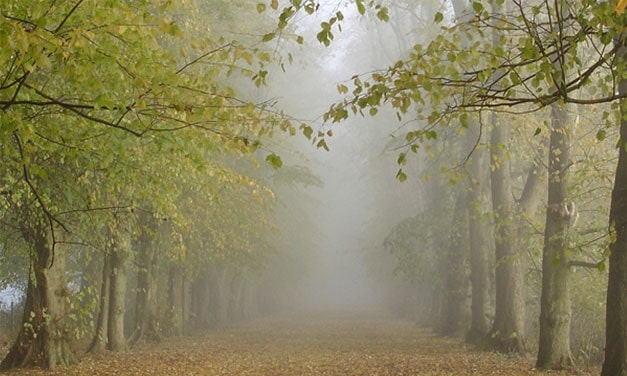
#> input picture MT1/q2_image.jpg, 627 x 376 px, found by its file name
$ jupyter execute MT1_Q2.ipynb   (shell and % lines are left out)   (older library calls are emulated)
#> lines starting #> are read from the running program, lines starting #| are printed output that depends on the picture
<a href="https://colab.research.google.com/github/Bbuyukyilmaz/ELE492---Image-Processing-Homeworks/blob/main/MT1/Q2/MT1_Q2.ipynb" target="_parent"></a>

[cell 1]
import cv2
import math
import numpy as np
import time
from matplotlib import pyplot as plt

def Dark_channel(img, r):
    win_size = 2 * r + 1
    B, G, R = cv2.split(img)
    temp = cv2.min(cv2.min(B, G), R)
    kernel = cv2.getStructuringElement(cv2.MORPH_RECT, (win_size, win_size))
    dark = cv2.erode(temp, kernel)
    return dark


def AL_estimation(img, dark_channel):
    h, w = img.shape[:2]
    img_size = h * w
    num_pixel = int(max(math.floor(img_size / 1000), 1))

    img_temp = img.reshape(img_size, 3)
    dark_temp = dark_channel.reshape(img_size, 1)

    index = dark_temp[:, 0].argsort()
    index_use = index[img_size - num_pixel:]

    AL_sum = np.zeros([1, 3])
    for i in range(num_pixel):
        AL_sum = AL_sum + img_temp[index_use[i]]

    AL = AL_sum / num_pixel
    thread = np.array([[0.95, 0.95, 0.95]])
    A = cv2.min(AL, thread)
    return A


def Trans_estimation(img, A, r, omega):

    img_temp = np.empty(img.shape, img.dtype)
    for i in range(3):
        img_temp[:, :, i] = img[:, :, i] / A[0, i]
    trans = 1 - omega * Dark_channel(img_temp, r)
    return trans


def Guided_filter(I, p, r, eps):

    mean_I = cv2.boxFilter(I, cv2.CV_64F, (r, r))
    mean_p = cv2.boxFilter(p, cv2.CV_64F, (r, r))
    corr_I = cv2.boxFilter(I * I, cv2.CV_64F, (r, r))
    corr_Ip = cv2.boxFilter(I * p, cv2.CV_64F, (r, r))

    var_I = corr_I - mean_I * mean_I
    cov_Ip = corr_Ip - mean_I * mean_p

    a = cov_Ip / (var_I + eps)
    b = mean_p - a * mean_I

    mean_a = cv2.boxFilter(a, cv2.CV_64F, (r, r))
    mean_b = cv2.boxFilter(b, cv2.CV_64F, (r, r))

    q = mean_a * I + mean_b  #

    return q


def dehaze(img, r, n, thre=0.001, eps=0.0001, omega=0.96):
    img_pro = np.float64(img) / 255
    J_dark = Dark_channel(img_pro, r)
    A = AL_estimation(img_pro, J_dark)
    t = Trans_estimation(img_pro, A, r, omega)

    img_gray = cv2.cvtColor(img, cv2.COLOR_BGR2GRAY)
    img_gray = np.float64(img_gray) / 255

    t_ref = Guided_filter(img_gray, t, r * n, eps)

    t_thre = cv2.max(t_ref, thre)
    result = np.empty(img_pro.shape, img_pro.dtype)
    for i in range(3):
        result[:, :, i] = (img_pro[:, :, i] - A[0, i]) / t_thre + A[0, i]

    return result

frame = cv2.imread("/content/ELE492---Image-Processing-Homeworks/MT1/q2_image.jpg")
#> frame is the input picture: shape (376, 627, 3); mean B, G, R 96.6, 131.9, 137.9

J = dehaze(frame, 5, 10)
#> in Dark_channel, `dark = cv2.erode(temp, kernel)`:
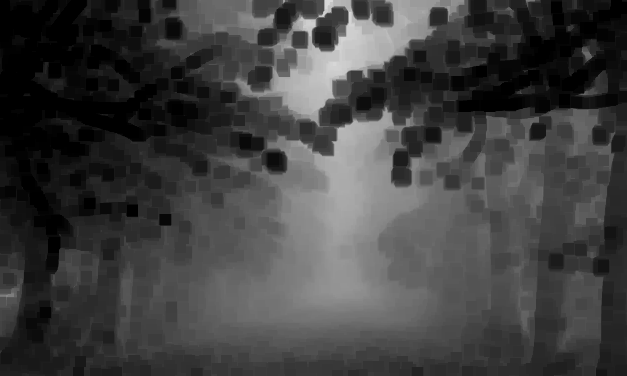
#> dark: shape (376, 627) float64; min 0, max 0.859, mean 0.252
#> in AL_estimation, `index_use = index[img_size - num_pixel:]`: index_use = 235 values, max 44229 at index 49, min 325 at index 226, mean 26569.2
#> the loop in AL_estimation, `for i in range(num_pixel):` made 235 passes
#> AL_sum on passes 1 to 3: [[0.906, 0.871, 0.859]], [[1.79, 1.72, 1.71]], [[2.66, 2.56, 2.55]]
#> after the loop in AL_estimation, `for i in range(num_pixel):`: AL_sum = [[217.8, 210.3, 207.6]]
#> in AL_estimation, `AL = AL_sum / num_pixel`: AL = [[0.927, 0.895, 0.884]]
#> in Guided_filter, `mean_p = cv2.boxFilter(p, cv2.CV_64F, (r, r))`:
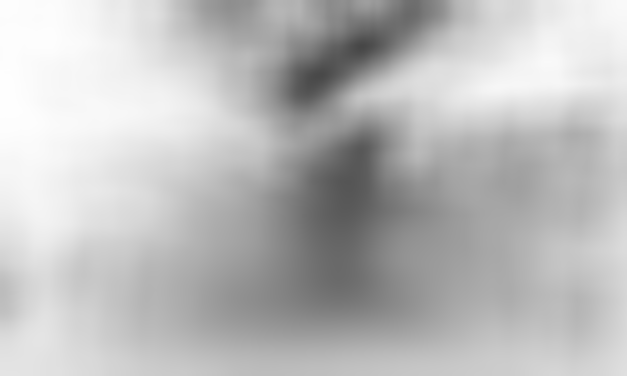
#> mean_p: shape (376, 627) float64; min 0.28, max 0.998, mean 0.739
#> in Guided_filter, `corr_I = cv2.boxFilter(I * I, cv2.CV_64F, (r, r))`:
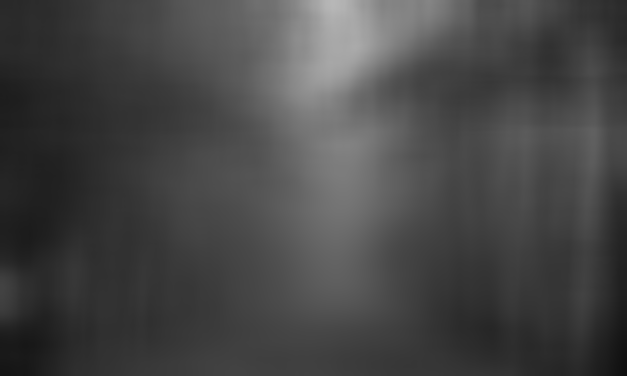
#> corr_I: shape (376, 627) float64; min 0.0593, max 0.721, mean 0.275
#> in Guided_filter, `var_I = corr_I - mean_I * mean_I`:
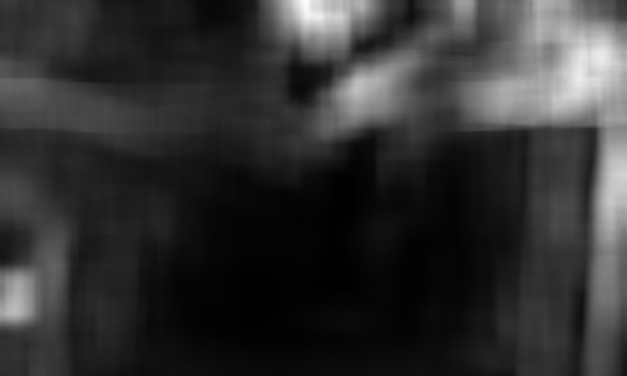
#> var_I: shape (376, 627) float64; min 0.000116, max 0.0337, mean 0.00667; drawn with min black and max white
#> in Guided_filter, `cov_Ip = corr_Ip - mean_I * mean_p`:
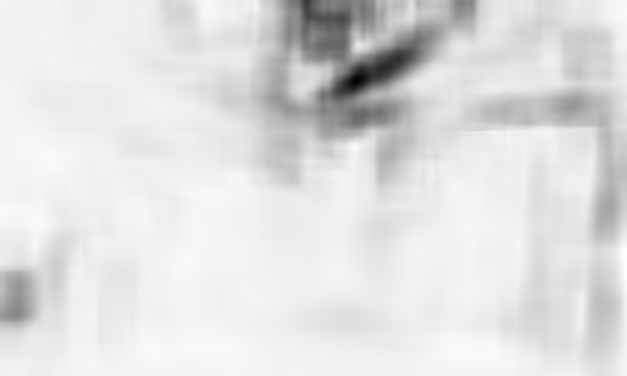
#> cov_Ip: shape (376, 627) float64; min -0.0318, max 0.00129, mean -0.00275; drawn with min black and max white
#> in Guided_filter, `mean_a = cv2.boxFilter(a, cv2.CV_64F, (r, r))`:
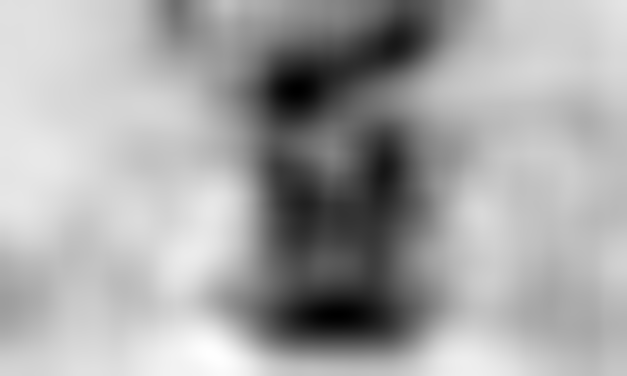
#> mean_a: shape (376, 627) float64; min -1.71, max 0.19, mean -0.474; drawn with min black and max white
#> in Guided_filter, `mean_b = cv2.boxFilter(b, cv2.CV_64F, (r, r))`:
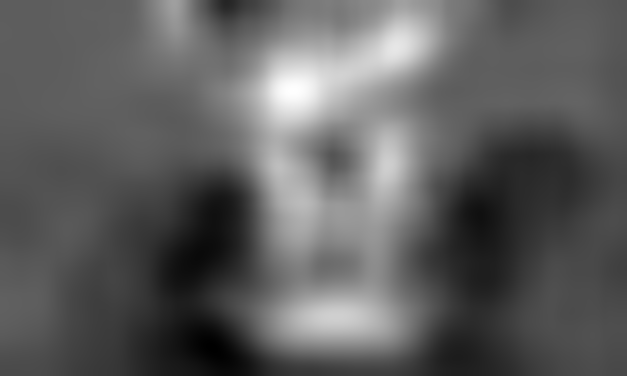
#> mean_b: shape (376, 627) float64; min 0.622, max 1.67, mean 1.01; drawn with min black and max white
#> in Guided_filter, `q = mean_a * I + mean_b`:
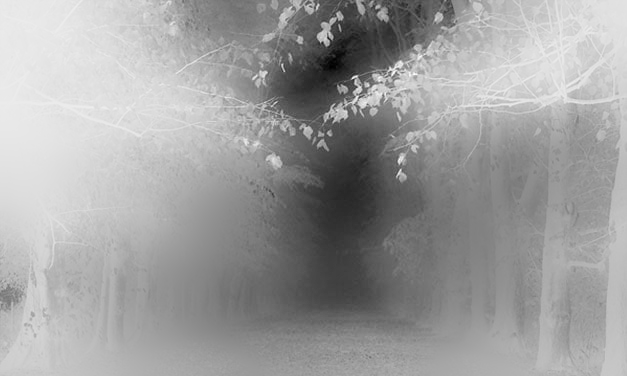
#> q: shape (376, 627) float64; min 0.194, max 1.07, mean 0.739; drawn with min black and max white
#> after the loop in dehaze, `for i in range(3):`:
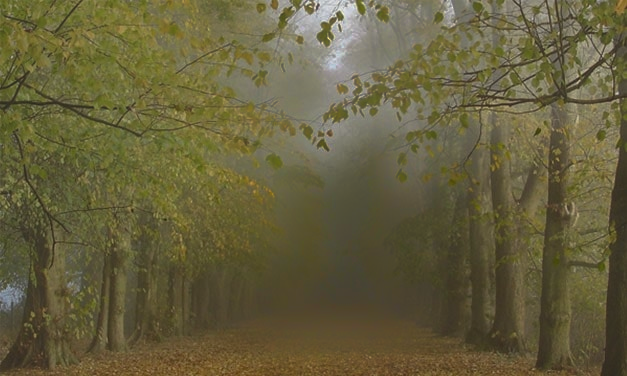
#> result: shape (376, 627, 3) float64; mean B, G, R 0.196, 0.386, 0.422; drawn with min black and max white


fig, ax = plt.subplots(1, 2)
ax[0].imshow(cv2.cvtColor(frame, cv2.COLOR_BGR2RGB))
ax[0].set_title("Original Hazy")
ax[1].imshow(J[:,:,::-1])
ax[1].set_title("Haze removed")
plt.show()
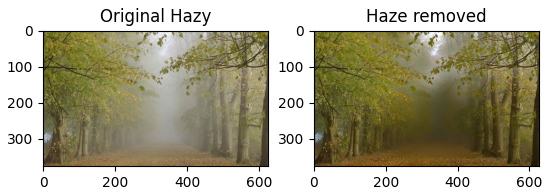
#> figure drawn by matplotlib, 2 panels

$ run again, with MT1/q1_image.png saved as MT1/q2_image.jpg
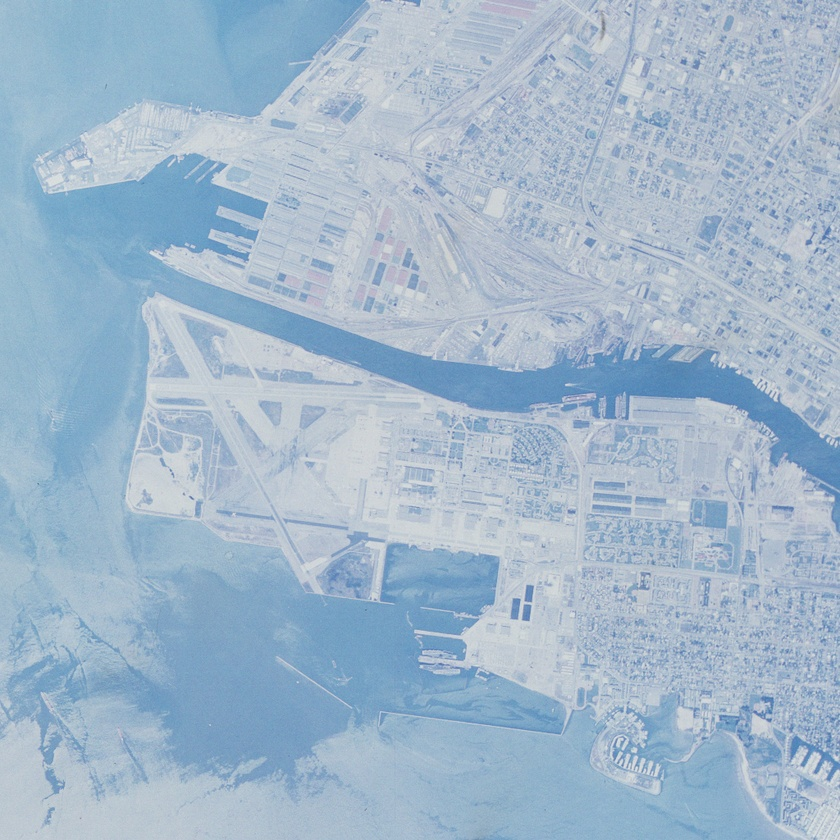
#> input picture MT1/q1_image.png, 840 x 840 px, shrunk from 1024 x 1024 before the run, found by its file name
#> frame is the input picture: shape (840, 840, 3); mean B, G, R 203.6, 183.6, 161.4
#> in Dark_channel, `dark = cv2.erode(temp, kernel)`:
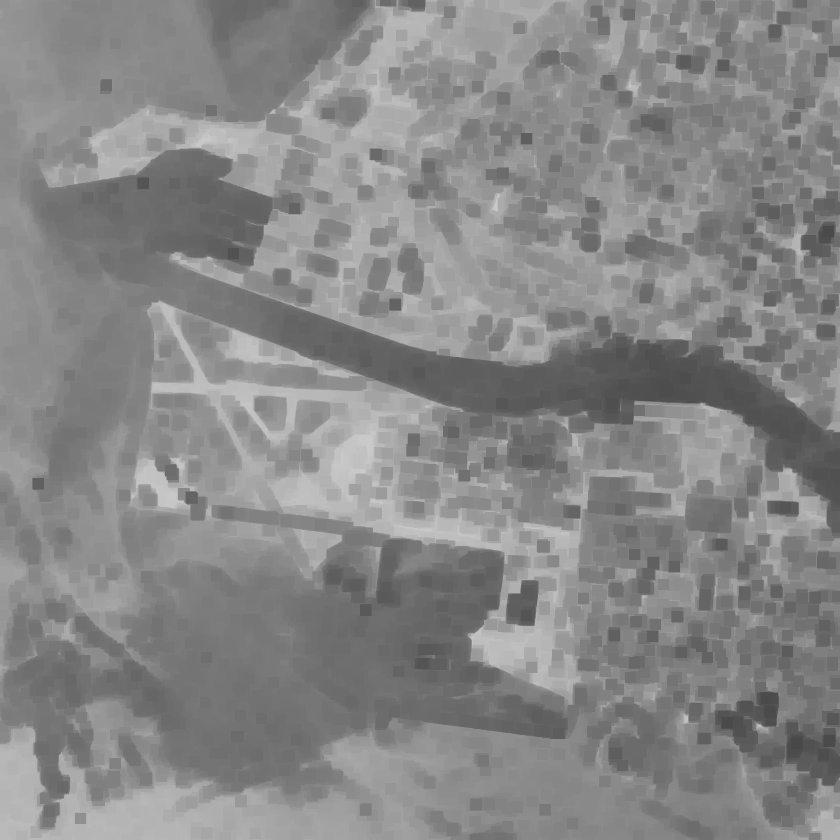
#> dark: shape (840, 840) float64; min 0.282, max 0.796, mean 0.529
#> index_use = 705 values, max 449019 at index 90, min 113608 at index 91, mean 355936.3
#> the loop in AL_estimation, `for i in range(num_pixel):` made 705 passes
#> AL_sum on passes 1 to 3: [[0.835, 0.82, 0.8]], [[1.69, 1.66, 1.61]], [[2.52, 2.47, 2.4]]
#> after the loop in AL_estimation, `for i in range(num_pixel):`: AL_sum = [[594.6, 583.9, 567.7]]
#> AL = [[0.843, 0.828, 0.805]]
#> `plt.show()`:
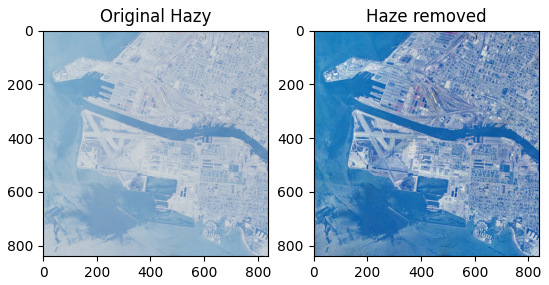
#> figure drawn by matplotlib, 2 panels

$ run again, with MT1/q3_image.png saved as MT1/q2_image.jpg
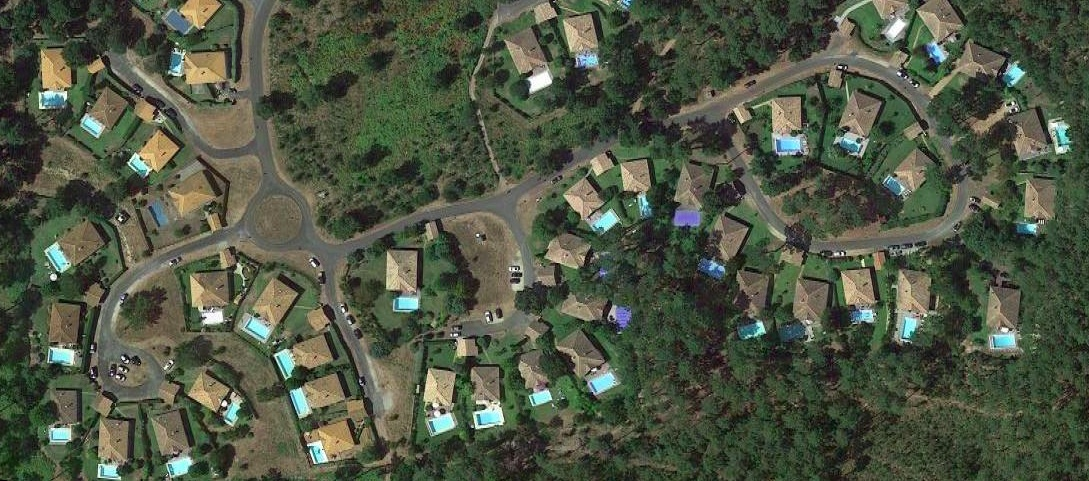
#> input picture MT1/q3_image.png, 1089 x 481 px, found by its file name
#> frame is the input picture: shape (481, 1089, 3); mean B, G, R 67.4, 85.9, 78.5
#> index_use = 523 values, max 510851 at index 182, min 20531 at index 43, mean 327679.4
#> the loop in AL_estimation, `for i in range(num_pixel):` made 523 passes
#> AL_sum on passes 1 to 3: [[0.569, 0.62, 0.627]], [[1.13, 1.23, 1.25]], [[1.69, 1.84, 1.87]]
#> after the loop in AL_estimation, `for i in range(num_pixel):`: AL_sum = [[466.5, 475, 378.9]]
#> AL = [[0.892, 0.908, 0.725]]
#> `plt.show()`:
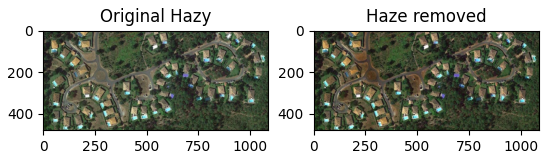
#> figure drawn by matplotlib, 2 panels
